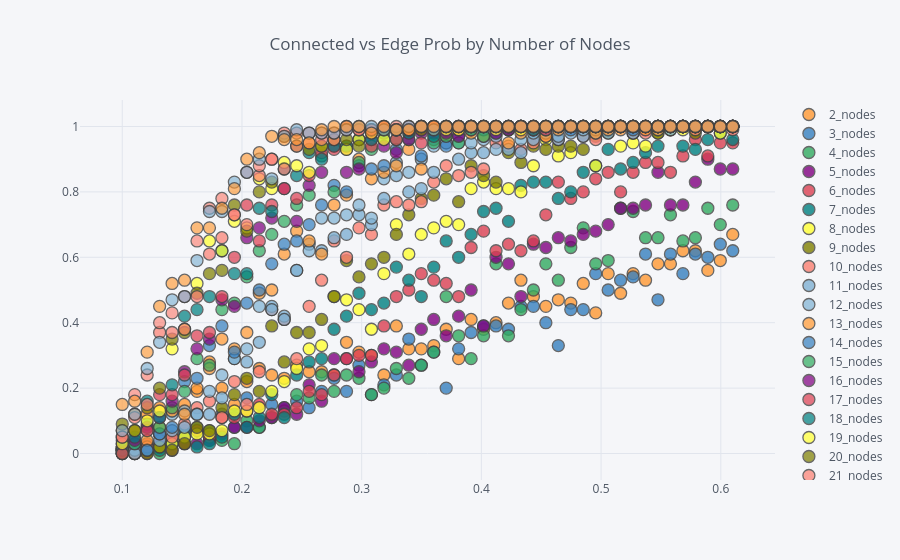

The code cell stored with this chart in its notebook:
### Code cell
probs['nodes'] = [f'{n}_nodes' for n in probs['n']]
probs.iplot(
    mode='lines',
    x="edge_prob",
    y="connected_prob",
    categories="nodes",
    title="Connected vs Edge Prob by Number of Nodes",
)
